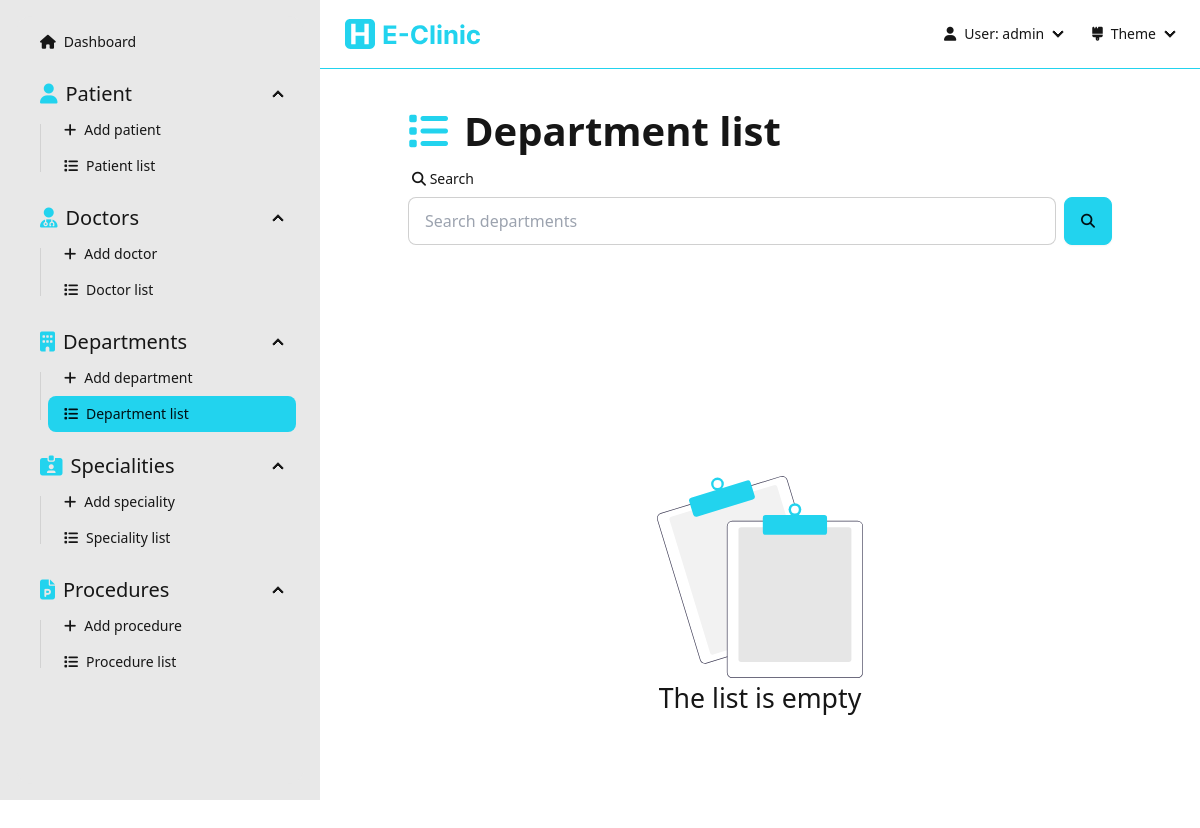
The page /dashboard/departments (signed in) on the database as committed earlier.
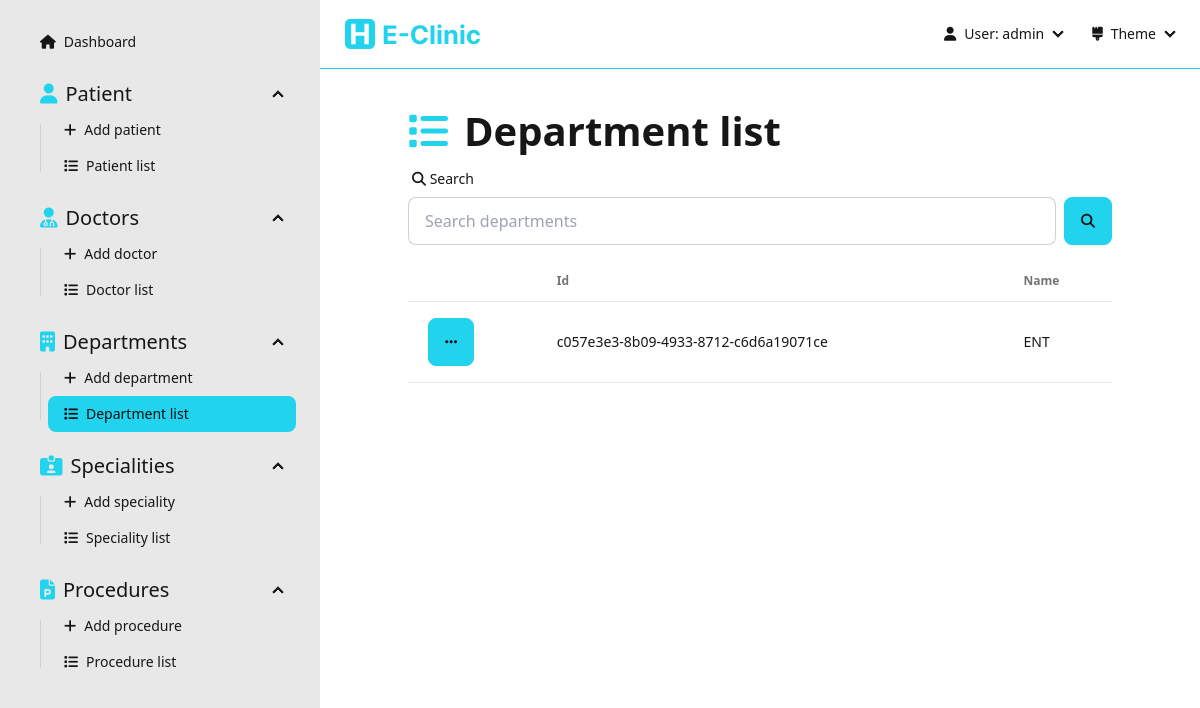
The same page on the database as committed later.
### Dashboard/models.py (models this page shows)
class Department(models.Model):
  id = models.UUIDField(primary_key=True, default=uuid.uuid4, editable=False)
  name = models.CharField(max_length=256, null=False, unique=True)

### Dashboard/views/department.py (the view)
# urls.py: path('dashboard/departments', department.departmentList, name='department-list'),
@login_required(login_url='sign-in')
def departmentList(request: HttpRequest):
  form = SearchForm(request.GET)
  departments = []
  if form.is_valid():
    search = form.cleaned_data['search']
    departments = Department.objects.filter(
      Q(name__icontains=search)
    )
  else:
    departments = Department.objects.all()
  context = { 'departments': departments, 'form': form }
  return render(request, 'pages/department/department-list.html', context=context)

### Dashboard/forms.py
class SearchForm(forms.Form):
  search  = forms.CharField(required=False)

### Dashboard/templates/pages/department/department-list.html (shortened to what this page needs)
{% extends "layouts/dashboard.html" %}
{% load static %}
{% load widget_tweaks %}
{% block dashboard_content %}
  <div class="flex flex-1 flex-col items-center pb-[5rem]">
    <div class="flex flex-1 flex-col max-w-[90%] lg:max-w-[80%] justify-start w-full">
      <div class="text-[30pt] font-bold"><i class="fas fa-list text-primary mr-[1rem]"></i>Department list</div>
      <form action="" method="get" class="mb-[1rem]">
        <label class="form-control w-full">
          <div class="label">
            <span class="label-text"><i class="fas fa-search"></i> Search</span>
          </div>
          <div class="flex">
            {% render_field form.search placeholder="Search departments" type="text" class+="input input-bordered w-full" %}
            <button class="btn btn-primary ml-[0.5rem]"><i class="fas fa-search"></i></button>
          </div>
        </label>
      </form>
      {% if departments.count > 0 %}
      <div class="overflow-x-auto flex-1 flex items-start">
        <table class="table table-pin-rows table-pin-cols table-zebra">
          <thead>
            <tr>
              <td></td>
              <td>Id</td>
              <td>Name</td>
            </tr>
          </thead>
          <tbody>
            {% for department in departments %}
              <tr>
                <td>
                  <div class="dropdown">
                    <div tabindex="0" role="button" class="btn btn-primary m-1"><i class="fas fa-ellipsis"></i></div>
                  </div>
                </td>
                <td>{{department.id}}</td>
                <td>{{department.name}}</td>
              </tr>
            {% endfor %}
          </tbody>
        </table>
      </div>
      {% else %}
        <div class="flex flex-1 flex-col justify-center items-center h-full w-full">
          <img class="h-[30%]" src="{% static "assets/empty-list.svg" %}" alt="empty-list">
          <div class="text-[20pt]">The list is empty</div>
        </div>
      {% endif %}
    </div>
  </div>
{% endblock dashboard_content %}

Rows that differ between the two databases and show on the page:
added Department: id "c057e3e3-8b09-4933-8712-c6d6a19071ce", name "ENT"
Other text that changed with them:
text no longer shown: "The list is empty"
text now shown: "Id Name"
